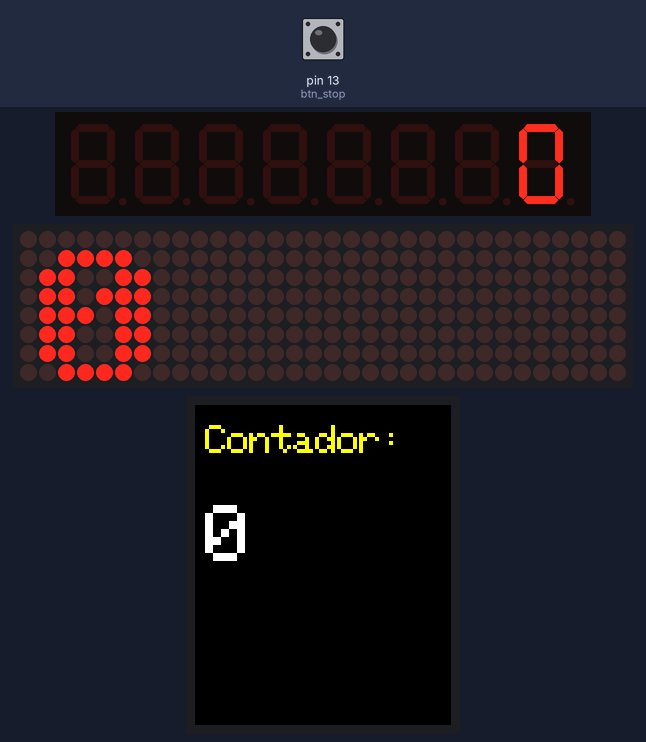
Recording of a program running on a simulated MicroPython board. Parts: 8-digit seven-segment display, 32×8 LED matrix, 128×160 colour display. The inputs (shaded band) are chosen by the test bench; at power-on: pin 13 (btn_stop) HIGH. Which way up the LED matrix modules are mounted is assumed.

Above: at 9.7 s.
9.8 s: pin 13 (btn_stop) pulled LOW for 1 s
Timing chart, 0 to 12.8 s (numbered marks = the images above; inputs shaded):
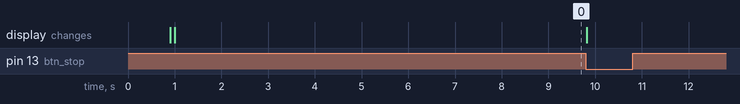

The program:

act7.py
```python
from machine import Pin, SPI
import time
import max7219_8digit
import max7219
from ST7735 import TFT
from sysfont import sysfont

# --- 1. CONFIGURACIÓN DEL BUS SPI COMPARTIDO ---
# Mantenemos 5MHz para evitar ruido electromagnético en la tarjeta
spi = SPI(0, baudrate=5000000, polarity=0, phase=0, sck=Pin(2), mosi=Pin(3), miso=Pin(4))

# --- 2. CONFIGURACIÓN DE PINES CHIP SELECT (CS) ---
cs_8dig = Pin(5, Pin.OUT)
cs_mat  = Pin(6, Pin.OUT)
# ¡Usa el pin CS que te funcionó en la act 6 para el TFT! Asumiremos el 7.
cs_tft  = Pin(7, Pin.OUT)

# Por seguridad, ponemos todos los CS en ALTO (inactivos) antes de inicializar
cs_8dig.value(1)
cs_mat.value(1)
cs_tft.value(1)

# --- 3. INICIALIZACIÓN DE LOS 3 DISPLAYS ---
# Display 8 Dígitos
disp_8 = max7219_8digit.Display(spi, cs_8dig)

# Matriz 8x8 (Asumiendo módulo cuádruple de 4 elementos)
disp_mat = max7219.Matrix8x8(spi, cs_mat, 4)

# Display TFT -> ¡REEMPLAZA LOS PINES CON LOS QUE DESCUBRISTE!
# Ejemplo: tft = TFT(spi, 14, 15, 7) o tft = TFT(spi, 15, 14, 7)
tft = TFT(spi, 15, 14, 7)
tft.initg()
tft.rgb(True)
tft.rotation(2)
tft.fill(TFT.BLACK)

# --- 4. CONFIGURACIÓN DE BOTONES (PULL-UP) ---
# Según la tabla 8-3, la acción es al estar "Cerrado", lo que manda un 0 lógico.
btn_start_rst = Pin(12, Pin.IN, Pin.PULL_UP)
btn_stop      = Pin(13, Pin.IN, Pin.PULL_UP)

# Variables de control
contador = 0
corriendo = False
ultimo_tiempo = time.ticks_ms()

# Despliegue estático en TFT
tft.text((5, 10), "Contador:", TFT.YELLOW, sysfont, 2)

while True:
    # --- LÓGICA DE BOTONES ---
    if btn_start_rst.value() == 0:
        time.sleep_ms(30) # Antirrebote
        if btn_start_rst.value() == 0:
            if corriendo:
                contador = 0 # Reinicia si ya estaba corriendo
            else:
                corriendo = True # Inicia
            # Pausa para evitar que lea el botón múltiple veces si lo mantienes apretado
            while btn_start_rst.value() == 0: pass

    if btn_stop.value() == 0:
        time.sleep_ms(30)
        if btn_stop.value() == 0:
            corriendo = False # Detiene
            while btn_stop.value() == 0: pass

    # --- INCREMENTO DEL CONTADOR ---
    tiempo_actual = time.ticks_ms()
    if corriendo and time.ticks_diff(tiempo_actual, ultimo_tiempo) >= 1000: # 1 segundo
        contador += 1
        ultimo_tiempo = tiempo_actual

    # --- 5. ACTUALIZACIÓN SIMULTÁNEA DE DISPLAYS ---

    # 1. Display 8 dígitos (Formato de 8 espacios alineado a la derecha)
    disp_8.write_to_buffer("{:8d}".format(contador))
    disp_8.display()

    # 2. Matriz 8x8
    disp_mat.fill(0)
    # Centramos un poco el texto, ajusta '0, 1' si quieres que salga más a la derecha
    disp_mat.text(str(contador), 0, 1, 1)
    disp_mat.show()

    # 3. Display TFT
    # Dibujamos un rectángulo negro SOLO sobre los números viejos para borrarlos.
    # Si usamos tft.fill(TFT.BLACK), la pantalla parpadeará horrible en cada ciclo.
    tft.fillrect((5, 50), (120, 40), TFT.BLACK)
    tft.text((5, 50), str(contador), TFT.WHITE, sysfont, 4)

    time.sleep_ms(50) # Retardo mínimo para no saturar el bus SPI
```
